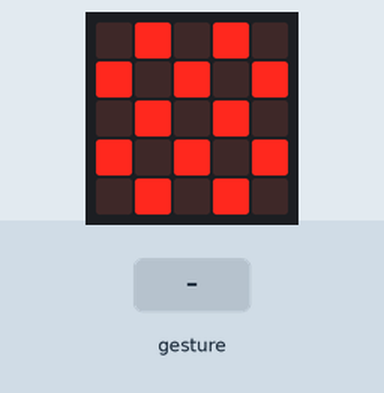
Bench run of a program on a simulated BBC micro:bit (MakeCode). Shown: the board's 5×5 LED display. The test bench sets the inputs (shaded band). A tilt is held for 1.5 s and a shake lasts 1 s, then the board lies face up again.

Above: at 1.2 s.
1.3 s: gesture 'tilt left'
At 2.0 s:
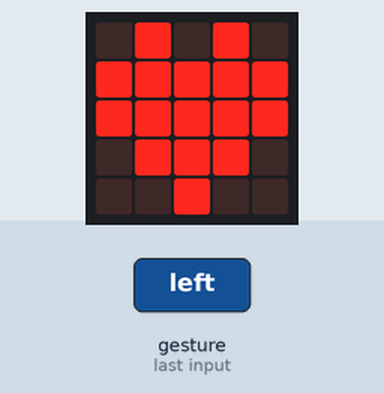
4.3 s: gesture 'tilt right'
At 5.6 s:
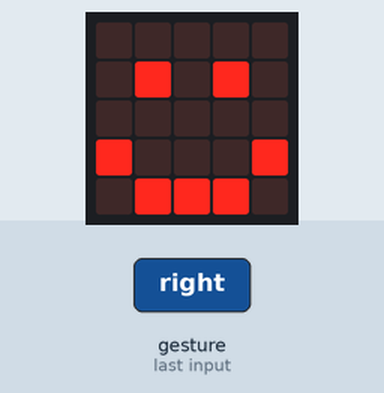
7.3 s: gesture 'shake'
At 8.3 s:
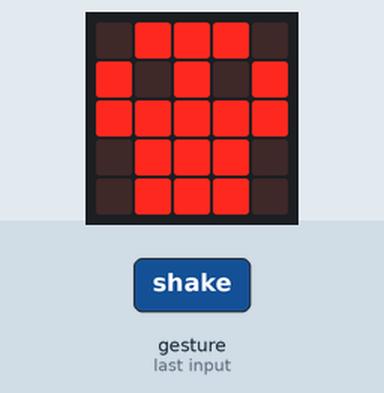
9.9 s: gesture 'logo down'
At 11.3 s:
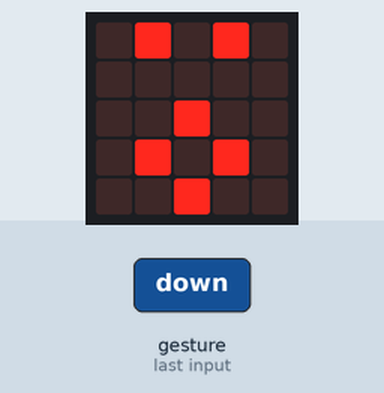
12.9 s: gesture 'logo up'
At 14.0 s:
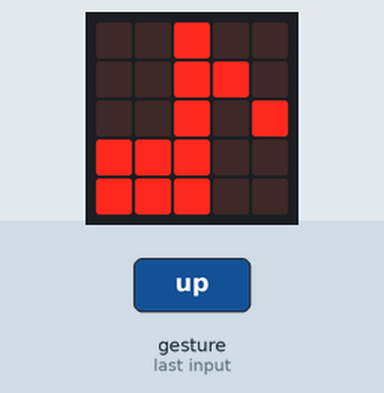
15.9 s: gesture 'screen down'
At 17.5 s:
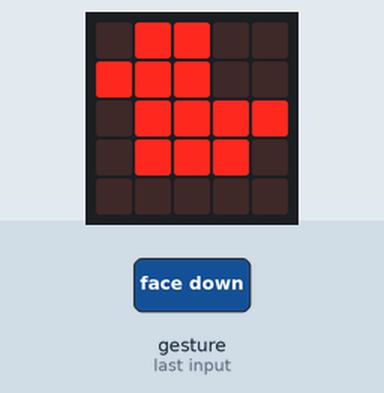
Timing chart, 0 to 19.0 s (numbered marks = the images above; inputs shaded):
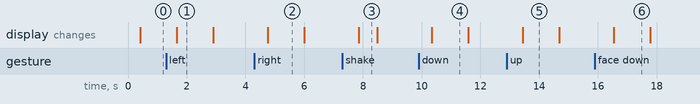

Measured:
- after the input at 1.3 s, the display: changes after 0.36 s (image 1)
- after the input at 4.3 s, the display: changes after 0.46 s (image 2)
- after the input at 7.3 s, the display: changes after 0.56 s (image 3)
- after the input at 9.9 s, the display: changes after 0.44 s (image 4)
- after the input at 12.9 s, the display: changes after 0.55 s (image 5)
- after the input at 15.9 s, the display: changes after 0.65 s (image 6)
- what the display in image 1 shows lasts 1.2 s, from 1.7 s to 2.9 s

The program:

main.ts
```typescript
basic.forever(function () {
    if (input.isGesture(Gesture.TiltLeft)) {
        basic.showIcon(IconNames.Heart)
    } else if (input.isGesture(Gesture.TiltRight)) {
        basic.showIcon(IconNames.Happy)
    } else if (input.isGesture(Gesture.Shake)) {
        basic.showIcon(IconNames.Skull)
    } else if (input.isGesture(Gesture.LogoDown)) {
        basic.showIcon(IconNames.Surprised)
    } else if (input.isGesture(Gesture.LogoUp)) {
        basic.showIcon(IconNames.EigthNote)
    } else if (input.isGesture(Gesture.ScreenUp)) {
        basic.showIcon(IconNames.Chessboard)
    } else if (input.isGesture(Gesture.ScreenDown)) {
        basic.showIcon(IconNames.Duck)
    } else if (input.isGesture(Gesture.FreeFall)) {
        basic.showIcon(IconNames.House)
    } else if (input.isGesture(Gesture.ThreeG)) {
        basic.showIcon(IconNames.Yes)
    } else {
        basic.showLeds(`
            . . . . .
            . . . . .
            . . . . .
            . . . . .
            . . . . .
            `)
    }
})
```

test.ts
```typescript
// テストはここに来ます。このパッケージが拡張機能として使用されるときにはコンパイルされません。
```
